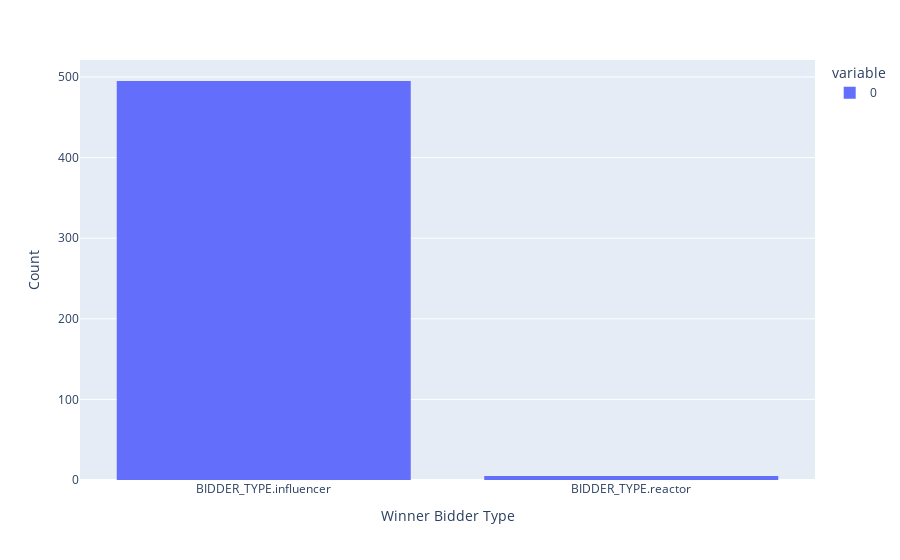

The code cell stored with this chart in its notebook:
### Code cell
# ---WINNING BIDDER TYPE---

fig = px.histogram(map(lambda type: str(type), df['winner_type']))
fig.update_xaxes(title='Winner Bidder Type')
fig.update_yaxes(title='Count')
fig.show()

### Figure 1 — Plotly figure (JSON) as saved in the notebook; plotly's stock layout.template omitted (floating-point values rounded to 4 significant figures; data arrays with more than 128 entries replaced by an {"elided": "..."} marker saying what was removed)
{"data": [{"alignmentgroup": "True", "bingroup": "x", "hovertemplate": "variable=0<br>value=%{x}<br>count=%{y}<extra></extra>", "legendgroup": "0", "marker": {"color": "#636efa", "pattern": {"shape": ""}}, "name": "0", "offsetgroup": "0", "orientation": "v", "showlegend": true, "type": "histogram", "x": {"elided": "500 str values"}, "xaxis": "x", "yaxis": "y"}], "layout": {"barmode": "relative", "legend": {"title": {"text": "variable"}, "tracegroupgap": 0}, "margin": {"t": 60}, "xaxis": {"anchor": "y", "domain": [0, 1], "title": {"text": "Winner Bidder Type"}}, "yaxis": {"anchor": "x", "domain": [0, 1], "title": {"text": "Count"}}}}
